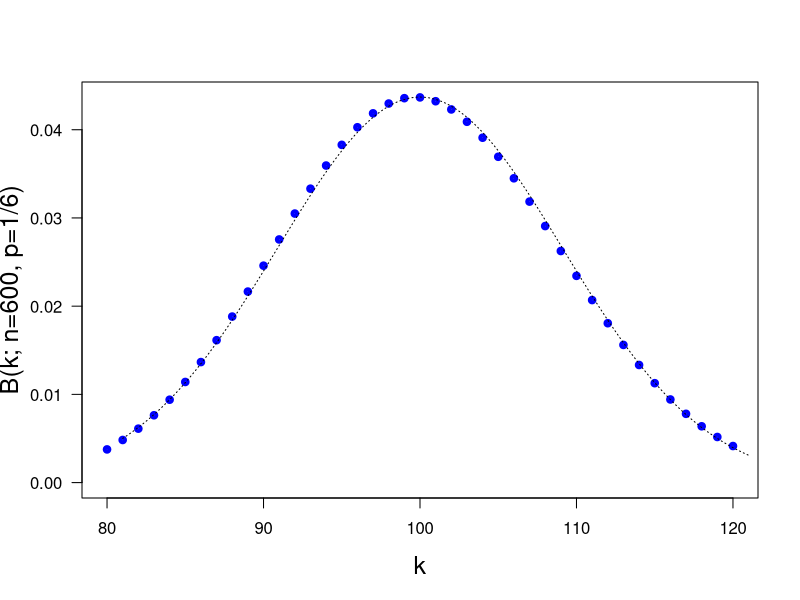

This chart was generated by the following R code:
print('file: ProbBernoulliDie600nDnormal.R')
p=1/6; n=600; karr=seq(0,n); parr=numeric(n+1) 
parr = dbinom(karr,n,p)
# normal/Gaussian envelope
  muB = n*p
  sdB = sqrt(n*p*(1-p))
  print(c(round(sdB,2),'sdB'))
  varB = n*p*(1-p)
  print(c(round(varB,2),'varB'))
  k1 = 81; k2 = 121
  x = seq(k1,k2,0.1)
  y = dnorm(x,muB,sdB)
# png('BernoulliDie600nDnormal200517.png',width=16,height=16,units='cm',res=300)
  plot(karr[k1:k2],parr[k1:k2],type='p',lwd=4,col='blue',xlab='k',
       ylab='B(k; n=600, p=1/6)',las=1,cex=0.6,ylim=c(0,max(parr)),cex.lab=1.5)
  lines(x,y,col='black',lty=3)
# dev.off()
